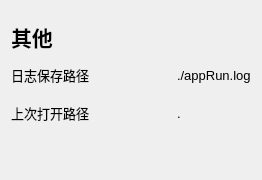
           <widget class="QWidget" name="pg_other">
            <layout class="QVBoxLayout" name="verticalLayout_6">
             <item>
              <spacer name="verticalSpacer_12">
               <property name="orientation">
                <enum>Qt::Vertical</enum>
               </property>
               <property name="sizeType">
                <enum>QSizePolicy::Fixed</enum>
               </property>
               <property name="sizeHint" stdset="0">
                <size>
                 <width>20</width>
                 <height>10</height>
                </size>
               </property>
              </spacer>
             </item>
             <item>
              <widget class="QLabel" name="label_19">
               <property name="sizePolicy">
                <sizepolicy hsizetype="Preferred" vsizetype="Maximum">
                 <horstretch>0</horstretch>
                 <verstretch>0</verstretch>
                </sizepolicy>
               </property>
               <property name="font">
                <font>
                 <family>Arial Black</family>
                 <pointsize>16</pointsize>
                 <bold>true</bold>
                </font>
               </property>
               <property name="text">
                <string>其他</string>
               </property>
              </widget>
             </item>
             <item>
              <layout class="QGridLayout" name="gridLayout_5" rowstretch="0,0,0">
               <item row="0" column="0">
                <widget class="QLabel" name="label_21">
                 <property name="minimumSize">
                  <size>
                   <width>140</width>
                   <height>32</height>
                  </size>
                 </property>
                 <property name="maximumSize">
                  <size>
                   <width>16777215</width>
                   <height>32</height>
                  </size>
                 </property>
                 <property name="font">
                  <font>
                   <family>Microsoft YaHei UI</family>
                   <pointsize>10</pointsize>
                   <bold>false</bold>
                   <stylestrategy>PreferAntialias</stylestrategy>
                  </font>
                 </property>
                 <property name="text">
                  <string>日志保存路径</string>
                 </property>
                </widget>
               </item>
               <item row="1" column="0">
                <widget class="QLabel" name="label_29">
                 <property name="minimumSize">
                  <size>
                   <width>140</width>
                   <height>32</height>
                  </size>
                 </property>
                 <property name="maximumSize">
                  <size>
                   <width>16777215</width>
                   <height>32</height>
                  </size>
                 </property>
                 <property name="font">
                  <font>
                   <family>Microsoft YaHei UI</family>
                   <pointsize>10</pointsize>
                   <bold>false</bold>
                   <stylestrategy>PreferAntialias</stylestrategy>
                  </font>
                 </property>
                 <property name="text">
                  <string>上次打开路径</string>
                 </property>
                </widget>
               </item>
               <item row="2" column="0">
                <spacer name="verticalSpacer_11">
                 <property name="orientation">
                  <enum>Qt::Vertical</enum>
                 </property>
                 <property name="sizeHint" stdset="0">
                  <size>
                   <width>20</width>
                   <height>40</height>
                  </size>
                 </property>
                </spacer>
               </item>
               <item row="1" column="1">
                <spacer name="horizontalSpacer_9">
                 <property name="orientation">
                  <enum>Qt::Horizontal</enum>
                 </property>
                 <property name="sizeType">
                  <enum>QSizePolicy::Fixed</enum>
                 </property>
                 <property name="sizeHint" stdset="0">
                  <size>
                   <width>20</width>
                   <height>20</height>
                  </size>
                 </property>
                </spacer>
               </item>
               <item row="0" column="2">
                <widget class="QLabel" name="lbl_log_path">
                 <property name="sizePolicy">
                  <sizepolicy hsizetype="Expanding" vsizetype="Preferred">
                   <horstretch>0</horstretch>
                   <verstretch>0</verstretch>
                  </sizepolicy>
                 </property>
                 <property name="minimumSize">
                  <size>
                   <width>0</width>
                   <height>28</height>
                  </size>
                 </property>
                 <property name="maximumSize">
                  <size>
                   <width>16777215</width>
                   <height>28</height>
                  </size>
                 </property>
                 <property name="font">
                  <font>
                   <pointsize>10</pointsize>
                   <italic>false</italic>
                   <stylestrategy>PreferAntialias</stylestrategy>
                  </font>
                 </property>
                 <property name="text">
                  <string>./appRun.log</string>
                 </property>
                </widget>
               </item>
               <item row="1" column="2">
                <widget class="QLabel" name="lbl_last_opened_directory">
                 <property name="minimumSize">
                  <size>
                   <width>0</width>
                   <height>28</height>
                  </size>
                 </property>
                 <property name="maximumSize">
                  <size>
                   <width>16777215</width>
                   <height>28</height>
                  </size>
                 </property>
                 <property name="font">
                  <font>
                   <pointsize>10</pointsize>
                   <italic>false</italic>
                   <stylestrategy>PreferAntialias</stylestrategy>
                  </font>
                 </property>
                 <property name="text">
                  <string>.</string>
                 </property>
                </widget>
               </item>
              </layout>
             </item>
            </layout>
           </widget>
